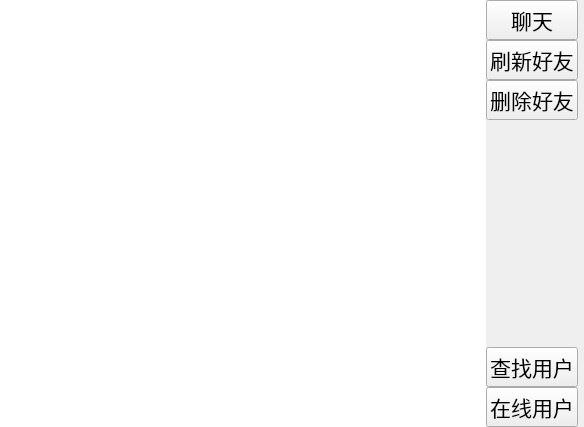
<?xml version="1.0" encoding="UTF-8"?>
<ui version="4.0">
 <class>Friend</class>
 <widget class="QWidget" name="Friend">
  <property name="geometry">
   <rect>
    <x>0</x>
    <y>0</y>
    <width>584</width>
    <height>427</height>
   </rect>
  </property>
  <property name="windowTitle">
   <string>Form</string>
  </property>
  <layout class="QGridLayout" name="gridLayout">
   <property name="leftMargin">
    <number>0</number>
   </property>
   <property name="topMargin">
    <number>0</number>
   </property>
   <property name="rightMargin">
    <number>6</number>
   </property>
   <property name="bottomMargin">
    <number>0</number>
   </property>
   <property name="horizontalSpacing">
    <number>6</number>
   </property>
   <property name="verticalSpacing">
    <number>8</number>
   </property>
   <item row="0" column="0">
    <layout class="QHBoxLayout" name="horizontalLayout">
     <item>
      <widget class="QListWidget" name="listWidget">
       <property name="frameShape">
        <enum>QFrame::NoFrame</enum>
       </property>
      </widget>
     </item>
     <item>
      <layout class="QVBoxLayout" name="verticalLayout">
       <item>
        <widget class="QPushButton" name="chat_PB">
         <property name="font">
          <font>
           <family>Adobe 宋体 Std L</family>
           <pointsize>16</pointsize>
          </font>
         </property>
         <property name="text">
          <string>聊天</string>
         </property>
        </widget>
       </item>
       <item>
        <widget class="QPushButton" name="flushFriend_PB">
         <property name="font">
          <font>
           <family>Adobe 宋体 Std L</family>
           <pointsize>16</pointsize>
          </font>
         </property>
         <property name="text">
          <string>刷新好友</string>
         </property>
        </widget>
       </item>
       <item>
        <widget class="QPushButton" name="delFriend_PB">
         <property name="font">
          <font>
           <family>Adobe 宋体 Std L</family>
           <pointsize>16</pointsize>
          </font>
         </property>
         <property name="text">
          <string>删除好友</string>
         </property>
        </widget>
       </item>
       <item>
        <spacer name="verticalSpacer">
         <property name="font">
          <font>
           <family>Adobe 宋体 Std L</family>
           <pointsize>16</pointsize>
          </font>
         </property>
         <property name="orientation">
          <enum>Qt::Vertical</enum>
         </property>
         <property name="sizeHint" stdset="0">
          <size>
           <width>20</width>
           <height>40</height>
          </size>
         </property>
        </spacer>
       </item>
       <item>
        <widget class="QPushButton" name="findUser_PB">
         <property name="font">
          <font>
           <family>Adobe 宋体 Std L</family>
           <pointsize>16</pointsize>
          </font>
         </property>
         <property name="text">
          <string>查找用户</string>
         </property>
        </widget>
       </item>
       <item>
        <widget class="QPushButton" name="onlineUser_PB">
         <property name="font">
          <font>
           <family>Adobe 宋体 Std L</family>
           <pointsize>16</pointsize>
          </font>
         </property>
         <property name="text">
          <string>在线用户</string>
         </property>
        </widget>
       </item>
      </layout>
     </item>
    </layout>
   </item>
  </layout>
 </widget>
 <resources/>
 <connections/>
</ui>
